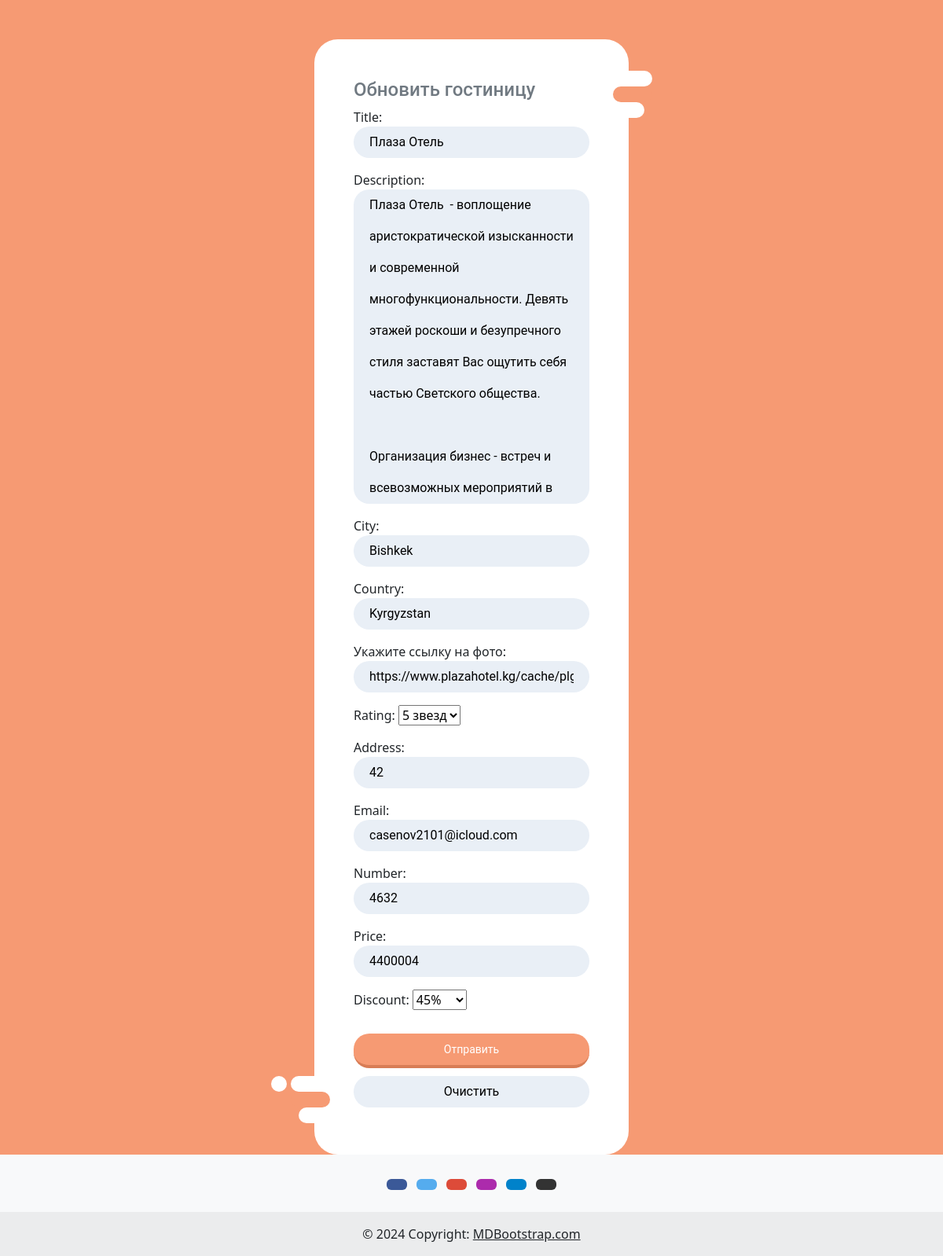
The page /hotel_detail/5/update/ on the database as committed earlier.
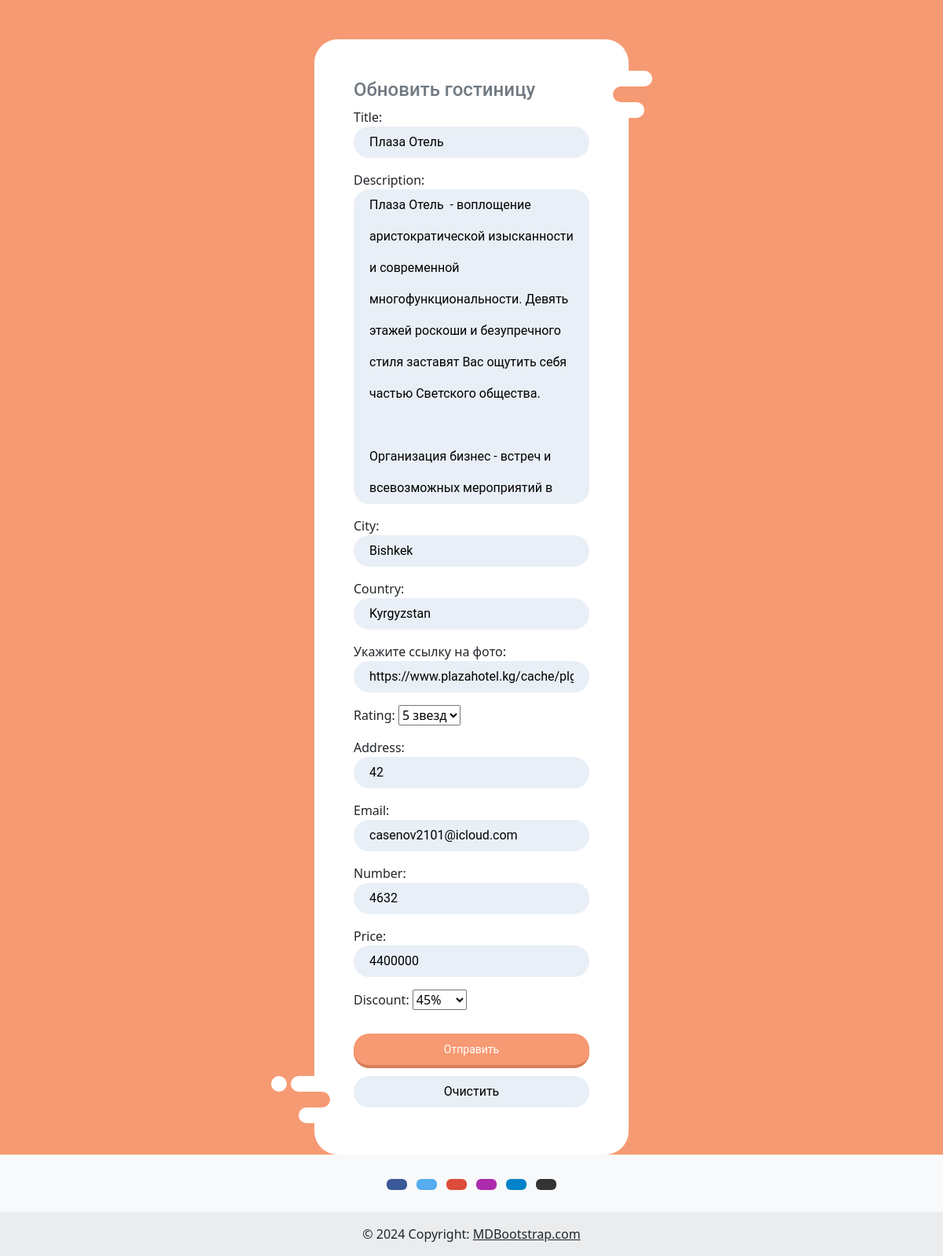
The same page on the database as committed later.
### Hotel/models.py (models this page shows, shortened)
class Hotel(models.Model):
    RATINGS_HOTEL = (
        ("1", '1 звезд'),
        ("2", '2 звезд'),
        ("3", '3 звезд'),
        ("4", '4 звезд'),
        ("5", '5 звезд'),
    )
    DISCOUNT_PERCENTAGE = (
        ("15", '10%'),
        ("25", '25%'),
        ("35", '35%'),
        ("45", '45%'),
        ("55", '55%'),
    )
    title = models.CharField(max_length=100)
    description = models.TextField()
    city = models.CharField(max_length=100)
    country = models.CharField(max_length=100)
    image = models.URLField(verbose_name="Укажите ссылку на фото",)
    rating = models.CharField(max_length=100, choices=RATINGS_HOTEL)
    address = models.IntegerField()
    email = models.EmailField()
    number = models.IntegerField(blank=True)
    price = models.PositiveIntegerField()
    discount = models.CharField(max_length=100, choices=DISCOUNT_PERCENTAGE)
    created_at = models.DateTimeField(auto_now_add=True)
    updated_at = models.DateTimeField(auto_now=True)

### Hotel/views.py (the view, shortened to what this page needs)
# urls.py: path('hotel_detail/<int:id>/update/', views.UpdateHotelView.as_view(), name="hotel_update"),
class UpdateHotelView(generic.UpdateView):
    template_name = 'hotels/update_hotel.html'
    context_object_name = 'hotel_id'
    form_class = forms.HotelForm
    success_url = "/"
    def get_object(self, **kwargs):
        hotel_id = self.kwargs.get("id")
        return get_object_or_404(models.Hotel, id=hotel_id)

### Hotel/forms.py
class HotelForm(forms.ModelForm):
    class Meta:
        model = models.Hotel
        fields = '__all__'

### templates/hotels/update_hotel.html (shortened to what this page needs)
{% include "hotels/header.html" %}
{% load static %}
<link rel="stylesheet" href="{% static 'css/creat_hotel.css' %}">
<form class="decor" method="POST" enctype="multipart/form-data">
    <div class="form-left-decoration"></div>
    <div class="form-right-decoration"></div>
    <div class="circle"></div>
    <div class="form-inner">
        <h3>Обновить гостиницу</h3>
        {{form.as_p}}
        <input type="submit" value="Отправить">
        <input type="reset" value="Очистить">
    </div>
</form>
{% include "hotels/footer.html" %}

### templates/hotels/header.html (shortened to what this page needs)
<!doctype html>
{% load static %}
<html lang="en">
<head>
    <link href="https://cdn.jsdelivr.net/npm/bootstrap@5.3.2/dist/css/bootstrap.min.css" rel="stylesheet"
>
</head>
<body>

### templates/hotels/footer.html (shortened to what this page needs)
<footer class="bg-body-tertiary text-center">
  <div class="container p-4 pb-0">
    <section class="mb-4">
      <a
      data-mdb-ripple-init
        class="btn text-white btn-floating m-1"
        style="background-color: #3b5998;"
        href="#!"
        role="button"
        ></a>
      <a
        data-mdb-ripple-init
        class="btn text-white btn-floating m-1"
        style="background-color: #55acee;"
        href="#!"
        role="button"
        ></a>
      <a
        data-mdb-ripple-init
        class="btn text-white btn-floating m-1"
        style="background-color: #dd4b39;"
        href="#!"
        role="button"
        ></a>
      <a
        data-mdb-ripple-init
        class="btn text-white btn-floating m-1"
        style="background-color: #ac2bac;"
        href="#!"
        role="button"
        ></a>
      <a
        data-mdb-ripple-init
        class="btn text-white btn-floating m-1"
        style="background-color: #0082ca;"
        href="#!"
        role="button"
        ></a>
      <a
        data-mdb-ripple-init
        class="btn text-white btn-floating m-1"
        style="background-color: #333333;"
        href="#!"
        role="button"
        ></a>
    </section>
  </div>
  <div class="text-center p-3" style="background-color: rgba(0, 0, 0, 0.05);">
    © 2024 Copyright:
    <a class="text-body" href="https://mdbootstrap.com/">MDBootstrap.com</a>
  </div>
</footer>
</body>
</html>

### static/css/creat_hotel.css (style rules this page uses)
* { box-sizing: border-box; }
body { background: #f69a73; }
.decor { position: relative; max-width: 400px; margin: 50px auto 0; background: white; border-radius: 30px; }
.form-left-decoration, .form-right-decoration { content: ""; position: absolute; width: 50px; height: 20px; background: #f69a73; border-radius: 20px; }
.form-left-decoration { bottom: 60px; left: -30px; }
.form-right-decoration { top: 60px; right: -30px; }
.form-left-decoration:before, .form-left-decoration:after, .form-right-decoration:before, .form-right-decoration:after { content: ""; position: absolute; width: 50px; height: 20px; border-radius: 30px; background: white; }
.form-left-decoration:before { top: -20px; }
.form-left-decoration:after { top: 20px; left: 10px; }
.form-right-decoration:before { top: -20px; right: 0; }
.form-right-decoration:after { top: 20px; right: 10px; }
.circle { position: absolute; bottom: 80px; left: -55px; width: 20px; height: 20px; border-radius: 50%; background: white; }
.form-inner { padding: 50px; }
.form-inner input, .form-inner textarea { display: block; width: 100%; padding: 0 20px; margin-bottom: 10px; background: #E9EFF6; line-height: 40px; border-width: 0; border-radius: 20px; font-family: 'Roboto', sans-serif; }
.form-inner input[type="submit"] { margin-top: 30px; background: #f69a73; border-bottom: 4px solid #d87d56; color: white; font-size: 14px; }
.form-inner textarea { resize: none; }
.form-inner h3 { margin-top: 0; font-family: 'Roboto', sans-serif; font-weight: 500; font-size: 24px; color: #707981; }

Rows that differ between the two databases and show on the page:
changed Hotel "Плаза Отель": price "4400004" → "4400000"
